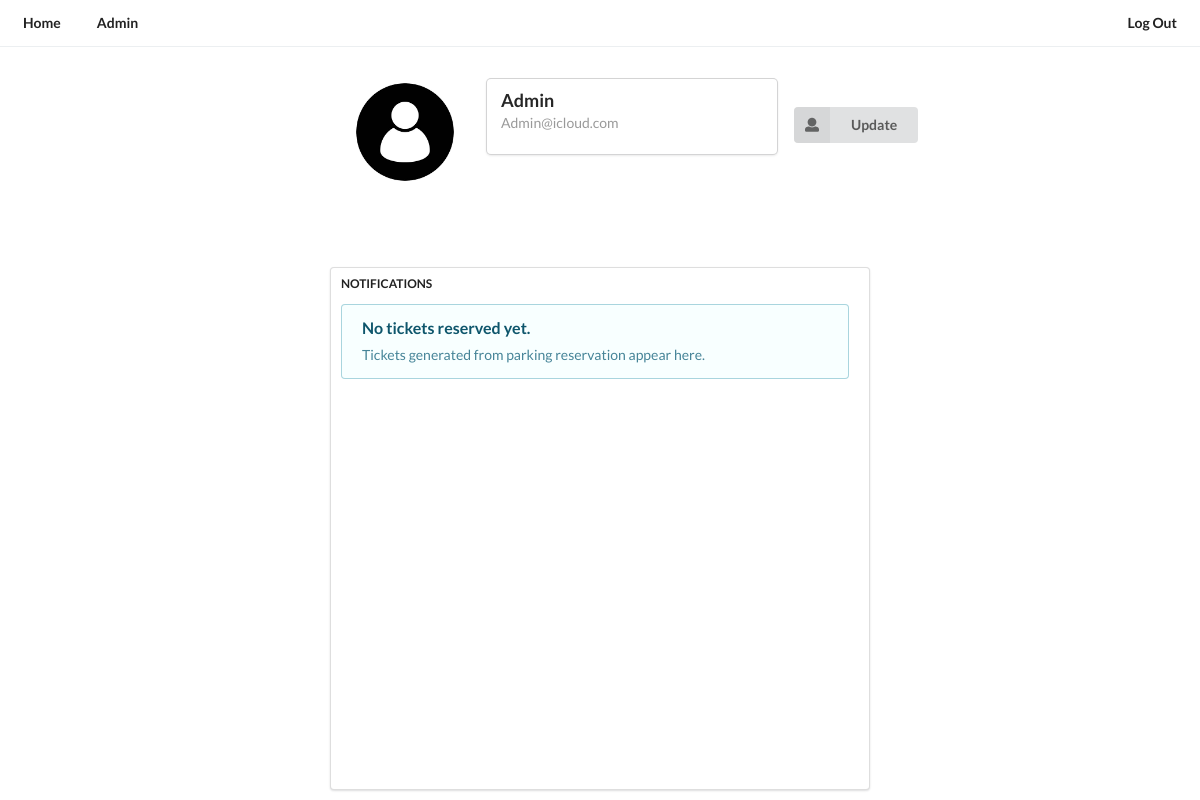
The page /profiles/ (signed in) on the database as committed earlier.
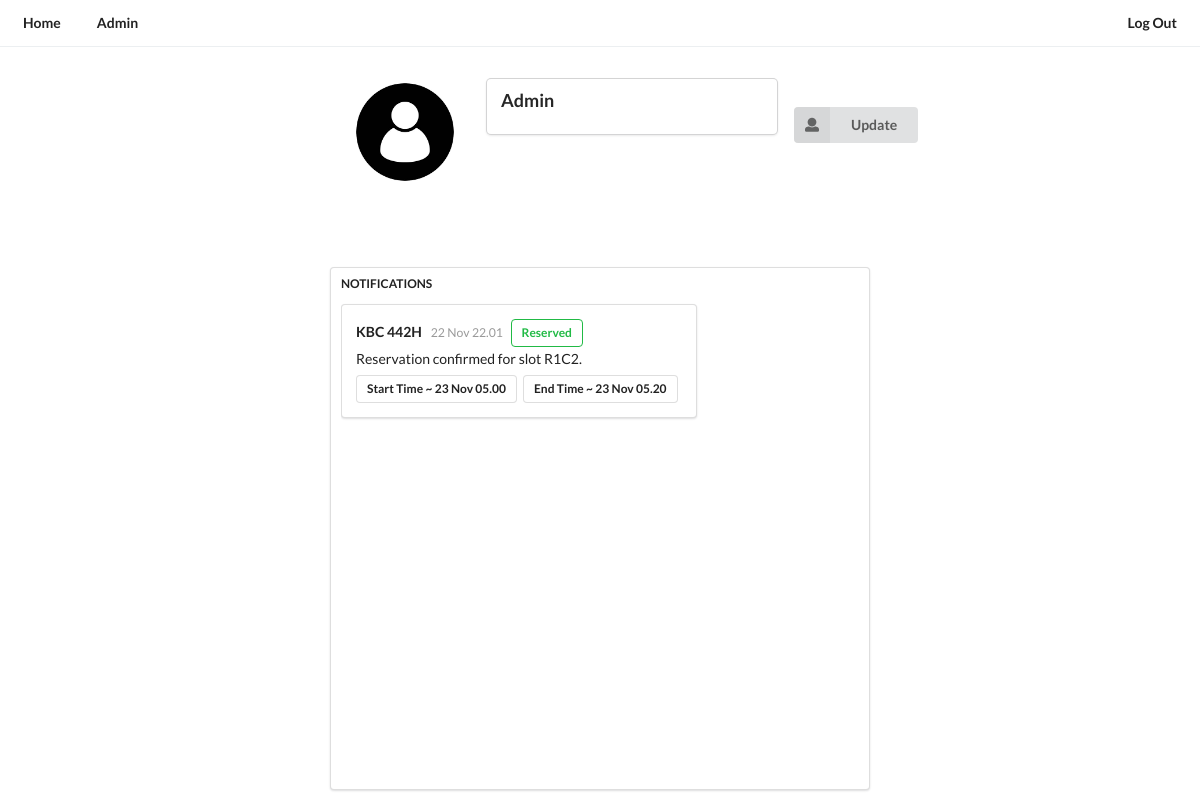
The same page on the database as committed later.
### profiles/models.py (models this page shows, shortened)
class Profile(models.Model):
    user           = models.OneToOneField(User, on_delete=models.CASCADE)
    slug           = models.SlugField(unique=True, blank=True)
    profilePicture = models.ImageField(default='userPlaceHolder.png', upload_to='ProfilePictures')
    firstName      = models.CharField(max_length=35, blank=True)
    lastName       = models.CharField(max_length=35, blank=True)
    email          = models.EmailField(max_length=90, blank=True)
    carPlates      = models.JSONField(default=list, blank=True)
    updated        = models.TimeField(auto_now=True)
    created        = models.TimeField(auto_now_add=True)
    def __str__(self):
        return f"Username : {self.user.username} --> Email : {self.user.email}"

### home/models.py (models this page shows, shortened)
class Notification(models.Model):
    carPlate    = models.CharField(max_length=15)
    user        = models.ForeignKey(Profile, on_delete=models.CASCADE)
    message     = models.TextField()
    startTime   = models.DateTimeField()
    endTime     = models.DateTimeField()
    timestamp   = models.DateTimeField(auto_now_add=True)
    isCancelled = models.BooleanField(default=False)

### profiles/views.py (the view)
# urls.py: path('', views.profileView, name='profile'),
@login_required
def profileView(request):
    profile       = Profile.objects.get(user=request.user)
    notifications = Notification.objects.filter(user=profile).order_by('-timestamp')
    template      = loader.get_template('profiles/profile.html')
    context       = { 'profile' : profile, "notifications": notifications }
    return HttpResponse(template.render(context, request))

### profiles/templates/profiles/profile.html (shortened to what this page needs)
<head>
    {% extends 'base.html' %}
    {% load static %}
{% block content %}
{% include 'home/navigationBar.html' %}
<div id="profileParentDiv">
    <div id="profileHeaderDiv">
      <div class="image">
        <div class="image"><img id="profileIconCard" src={{profile.profilePicture.url}}></div>
      </div>
      <div class="ui cards" id="profileDetailCard">
        <div class="card">
          <div class="content">
            <div class="header">{{profile.user}}</div>
            <div class="meta">{{profile.email}}</div>
          </div>
        </div>
      </div>
      <button class="ui labeled icon button" id="profileEditBtn" onclick="profileEdit()"><i class="user icon"></i>Update</button>
    </div>
    <div class="ui segment" id="profileParkingLogsDiv">
      <h2 class="ui sub header">Notifications</h2>
      <div id="profileNotificationList">
        {% for notification in notifications %}
          <div class="ui segment" id="profileNotificationItem">
            <div class="ui comments">
              <div class="comment">
                <div class="content">
                  <a class="author">{{notification.carPlate}}</a>
                  <div class="metadata"><div class="date">{{ notification.timestamp | date:"d M H.i" }}</div></div>
                  {% if notification.isCancelled == False %}
                    <a class="ui green basic label" id="profileNotificationStatus">Reserved</a>
                  {% elif notification.isCancelled == True %}
                    <a class="ui red basic label" id="profileNotificationStatus">Cancelled</a>
                  {% endif %}
                  <div class="text">{{notification.message}}</div>
                  <div class="content">
                    <a class="ui basic label">Start Time ~ {{notification.startTime | date:"d M H.i"}}</a>
                    <a class="ui basic label">End Time ~ {{notification.endTime | date:"d M H.i"}}</a>
                  </div>
                </div>
              </div>
            </div>
          </div>
        {% empty %}
          <div class="ui info message">
            <div class="header">No tickets reserved yet.</div>
            <div class="list"><div>Tickets generated from parking reservation appear here.</div></div>
          </div>
        {% endfor %}
      </div>
    </div>
</div>
{% endblock content %}

### templates/base.html (shortened to what this page needs)
{% load static %}
<!doctype html>
<html lang="en">
<head>
  <link rel="stylesheet" type='text/css' href={% static 'style.css' %}>
  <link rel="stylesheet" type='text/css' href=" https://cdnjs.cloudflare.com/ajax/libs/semantic-ui/2.4.1/semantic.min.css">
</head>
<body style="
  display: flex;
  width: 100vw;
  margin: 0px;
  height: 100vh;
  padding : 0px;
  align-items: center;
  flex-direction: column;
  justify-content: center;
">
{% block content %}
{% endblock content %}
</body>
</html>

### home/templates/home/navigationBar.html (shortened to what this page needs)
<head>
  {% load static %}
</head>
{% block content %}
<div class="ui secondary menu" id="navbarMainDiv">
  <a class="item" href="{% url 'home:home' %}"><b>Home</b></a>
  <a class="item" href="{% url 'profiles:profile' %}" ><b>{{profile.user}}</b></a>
  <div class="right menu">
    <a class="item" href="{% url 'login' %}"><b>Log Out</b></a>
  </div>
</div>
{% endblock content %}

### staticFiles/style.css (style rules this page uses)
#navbarMainDiv { width: 100%; margin: 0px; padding: 5px; border-bottom: 1px solid #ECEFF1 !important; }
#profileParentDiv { display: flex; flex: 1; width: 100%; margin: 0px; padding: 0px; border: none; align-items: center; justify-content: center; flex-direction: column; }
#profileHeaderDiv { display: flex; width: 45vw; height: 25vh; margin: 10px; padding: 10px; align-self: center; justify-content: flex-start; }
#profileParkingLogsDiv { display: flex; flex: 1; width: 45vw; padding: 10px; flex-direction: column; align-items: flex-start; margin: 0px 0px 10px 0px; justify-content: flex-start; }
#profileNotificationList { display: flex; gap: 10px; width: 100%; height: 55vh; border: none; overflow-y: auto; flex-direction: column; padding: 10px 10px 10px 0px; }
#profileNotificationItem { width: 70%; margin: 0px; }
#profileNotificationStatus { margin: 0px 0px 0px 5px; }
#profileIconCard { display: flex; margin: 0px; padding: 0px; width: 130px; height: 130px; object-fit: cover; border-radius: 4px; }
#profileDetailCard { display: flex; padding: 0px; height: fit-content; margin: 0px 10px 0px 10px; }
#profileEditBtn { height: fit-content; margin: 40px 0px 0px 0px; }

Rows that differ between the two databases and show on the page:
changed Profile "Admin": email "Admin@icloud.com" → (not shown)
added Notification: carPlate "KBC 442H", timestamp "22 Nov 22.01", isCancelled "Reserved", message "Reservation confirmed for slot R1C2.", startTime "23 Nov 05.00", endTime "23 Nov 05.20"
Other text that changed with them:
text no longer shown: "No tickets reserved yet. Tickets generated from parking reservation appear here."
